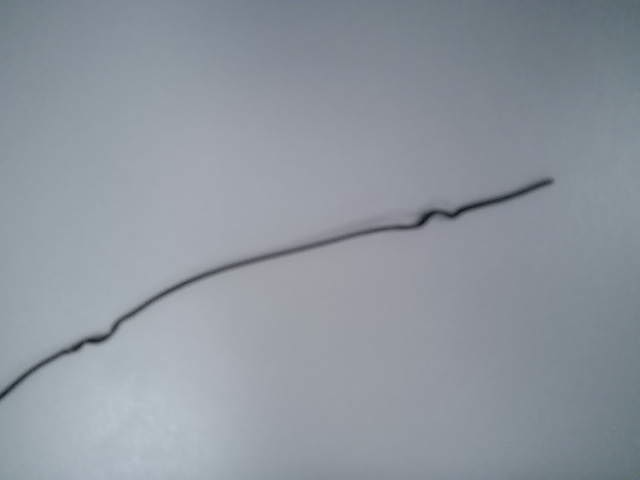
#> input picture test_image_dark_corners.png, 640 x 480 px
$ python test_line_tracker.py
#> lines starting #> are read from the running program, lines starting #| are printed output that depends on the picture; after the words box and inside, x2 and y2 are one past the last pixel; in counts of white or black regions, pixels touching at a corner belong together
### LineTracker.py
import os

os.environ["OPENCV_VIDEOIO_MSMF_ENABLE_HW_TRANSFORMS"] = "0"

import cv2
import numpy as np
from skimage.morphology import skeletonize


def track_line(frame, blur=5, max_threshold=120, min_thinness=100, max_line_width=21):

    gray = cv2.cvtColor(frame, cv2.COLOR_BGR2GRAY) if frame.ndim == 3 else frame
    if blur:
        gray = cv2.GaussianBlur(gray, (blur, blur), 0)

    # Black line on white background -> invert so the line becomes 255.
    # Otsu picks the threshold, but never above max_threshold, so light gray background is not counted as line.
    otsu, _ = cv2.threshold(gray, 0, 255, cv2.THRESH_BINARY + cv2.THRESH_OTSU)
    _, mask = cv2.threshold(gray, min(otsu, max_threshold), 255, cv2.THRESH_BINARY_INV)

    # Close small gaps in the line. No opening: it cuts the line at thin spots, and specks are ignored below anyway
    mask = cv2.morphologyEx(mask, cv2.MORPH_CLOSE, np.ones((5, 5), np.uint8))

    # Remove dark areas wider than the line (shadows, dark corners), so they cannot merge with the line.
    # An opening wider than the line erases the line but keeps the wide areas; subtract those (slightly grown).
    wide = cv2.morphologyEx(mask, cv2.MORPH_OPEN, np.ones((max_line_width, max_line_width), np.uint8))
    mask = mask & ~cv2.dilate(wide, np.ones((5, 5), np.uint8))

    contours, _ = cv2.findContours(mask, cv2.RETR_EXTERNAL, cv2.CHAIN_APPROX_NONE)

    # Keep only long, thin shapes (perimeter^2 / area: circle ~13, line >> 100) and pick the longest
    lines = [c for c in contours if cv2.arcLength(c, True) ** 2 / max(cv2.contourArea(c), 1) > min_thinness]
    if not lines:
        return np.zeros_like(mask)
    biggest_line = max(lines, key=lambda c: cv2.arcLength(c, True))

    #Skeletonize to collapse into a single 1D image
    filled = cv2.drawContours(np.zeros_like(mask), [biggest_line], -1, 255, -1) & mask
    skel = skeletonize(filled > 0).astype(np.uint8) * 255


    return skel


# [12 lines that do not run on import are left out]

### test_line_tracker.py
"""Check that track_line finds a black line on a white and light gray background, and ignores the gray."""
import cv2
import numpy as np

from LineTracker import track_line


def make_scene(gray_level=170, line_level=30):
    """White image with a large light gray area and a curvy black line crossing both."""
    img = np.full((480, 640, 3), 235, np.uint8)
    img[:, 320:] = gray_level
    pts = np.array([[60 + 520 * t, 240 + 120 * np.sin(6 * t)] for t in np.linspace(0, 1, 300)], np.int32)
    cv2.polylines(img, [pts], False, (line_level,) * 3, 6)
    line = np.zeros(img.shape[:2], np.uint8)
    cv2.polylines(line, [pts], False, 1, 6)
    return img, line


if __name__ == "__main__":
    cv2.imshow = lambda *args: None  # track_line shows debug windows; not needed here
    for max_threshold in (255, 120):  # 255 = plain Otsu, 120 = default
        for gray_level in (140, 170, 200, 235):  # 235 = no gray area, only white
            img, line = make_scene(gray_level)
            img = cv2.add(img, np.random.default_rng(0).integers(0, 12, img.shape, dtype=np.uint8))  # sensor noise
            skel = track_line(img, max_threshold=max_threshold) > 0
            on_line = (skel & (line > 0)).sum() / skel.sum() if skel.any() else 0
            span = np.ptp(np.nonzero(skel)[1]) if skel.any() else 0
            print(f"max_threshold {max_threshold}, gray background {gray_level}: "
                  f"{on_line:.0%} of skeleton on the line, spans {span} of 520 px")

    # Real camera photo: blurry gray line, darker corners that are bigger in area than the line
    skel = track_line(cv2.imread("test_image_dark_corners.png")) > 0
#> in track_line, frame is the input picture: shape (480, 640, 3); mean B, G, R 159.1, 150.1, 143.1
#> in track_line (call 9), `otsu, _ = cv2.threshold(gray, 0, 255, cv2.THRESH_BINARY + cv2.THRESH_O..`: otsu = 148
#> in track_line (call 9), `_, mask = cv2.threshold(gray, min(otsu, max_threshold), 255, cv2.THRES..`: mask: shape (480, 640); 5.3% white; 9 white regions (5 under 20 px), largest, box (x1, y1, x2, y2) and area: (427, 0, 640, 67) 9424, (0, 177, 554, 401) 4437, (555, 399, 640, 480) 2317, (0, 0, 8, 6) 46
#> in track_line (call 9), `mask = cv2.morphologyEx(mask, cv2.MORPH_CLOSE, np.ones((5, 5), np.uint..`: mask: shape (480, 640); 5.3% white; 8 white regions (4 under 20 px), largest, box (x1, y1, x2, y2) and area: (427, 0, 640, 67) 9516, (0, 177, 554, 401) 4441, (555, 399, 640, 480) 2361, (0, 0, 8, 6) 46
#> in track_line (call 9), `wide = cv2.morphologyEx(mask, cv2.MORPH_OPEN, np.ones((max_line_width,..`: wide: shape (480, 640); 3.7% white; 2 white regions, box (x1, y1, x2, y2) and area: (455, 0, 640, 62) 9105, (580, 409, 640, 480) 2115
#> in track_line (call 9), `mask = mask & ~cv2.dilate(wide, np.ones((5, 5), np.uint8))`:
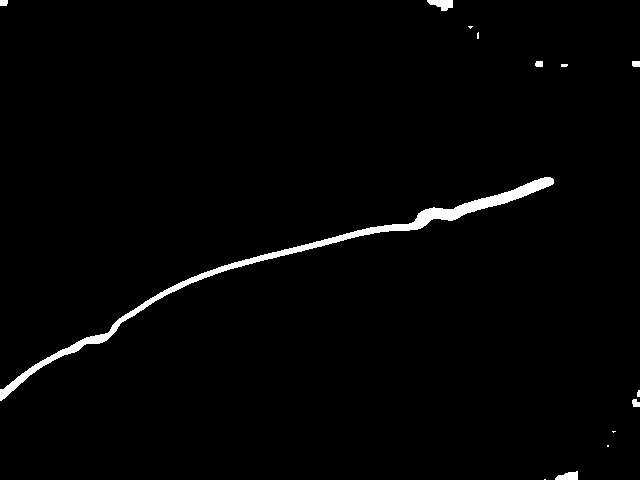
#> mask: shape (480, 640); 1.6% white; 14 white regions (6 under 20 px)
#> in track_line (call 9), `contours, _ = cv2.findContours(mask, cv2.RETR_EXTERNAL, cv2.CHAIN_APPR..`: contours = 14 contours, 7 with area under 20; largest, box (x1, y1, x2, y2) and area: (0, 177, 554, 401) 3874, (427, 0, 453, 11) 157, (555, 471, 578, 480) 120, (632, 399, 640, 407) 38, (632, 61, 640, 67) 34, (0, 0, 8, 6) 34, (535, 61, 543, 67) 33
#> in track_line (call 9), `lines = [c for c in contours if cv2.arcLength(c, True) ** 2 / max(cv2...`: lines = 1 contour; box (x1, y1, x2, y2) and area: (0, 177, 554, 401) 3874
#> in track_line (call 9), `biggest_line = max(lines, key=lambda c: cv2.arcLength(c, True))`: biggest_line = contour of 1131 points, box (x1, y1, x2, y2) (0, 177, 554, 401), area 3874
#> in track_line (call 9), `filled = cv2.drawContours(np.zeros_like(mask), [biggest_line], -1, 255..`: filled: shape (480, 640); 1.4% white; 1 white region, box (x1, y1, x2, y2) and area: (0, 177, 554, 401) 4441
#> in track_line (call 9), `skel = skeletonize(filled > 0).astype(np.uint8) * 255`:
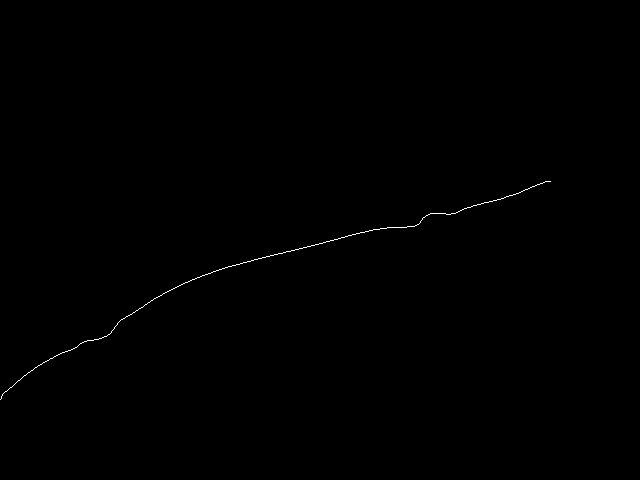
#> skel: shape (480, 640); 0.18% white in thin lines or dots, all inside (x1, y1, x2, y2) = (0, 181, 551, 400)
    ys, xs = np.nonzero(skel)
#> ys = 559 values from 181 to 399; xs = 559 values, max 550 at index 5, min 0 at index 558, mean 273.2
    print(f"dark-corners photo: skeleton spans x {xs.min()}-{xs.max()} (line runs ~0-550), "
          f"{skel[:70, 430:].sum()} px in the dark top-right corner (should be 0)")
#| dark-corners photo: skeleton spans x 0-550 (line runs ~0-550), 0 px in the dark top-right corner (should be 0)

    # Real camera photo: line has a thin spot near the bottom-left end, which morphological opening used to cut off
    skel = track_line(cv2.imread("test_image_thin_spot.png")) > 0
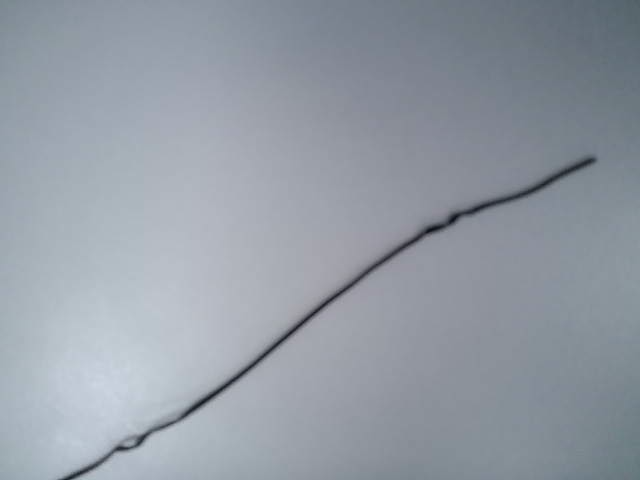
#> input picture test_image_thin_spot.png, 640 x 480 px
#> in track_line, frame is the input picture: shape (480, 640, 3); mean B, G, R 165.3, 155.5, 148.1
#> in track_line (call 10), `otsu, _ = cv2.threshold(gray, 0, 255, cv2.THRESH_BINARY + cv2.THRESH_O..`: otsu = 156
#> in track_line (call 10), `_, mask = cv2.threshold(gray, min(otsu, max_threshold), 255, cv2.THRES..`: mask: shape (480, 640); 6.6% white; 8 white regions (3 under 20 px), largest, box (x1, y1, x2, y2) and area: (432, 0, 640, 128) 14568, (61, 153, 599, 480) 5099, (605, 451, 640, 480) 522, (632, 442, 640, 446) 30, (421, 0, 424, 7) 21
#> in track_line (call 10), `mask = cv2.morphologyEx(mask, cv2.MORPH_CLOSE, np.ones((5, 5), np.uint..`: mask: shape (480, 640); 6.6% white; 7 white regions (2 under 20 px), largest, box (x1, y1, x2, y2) and area: (432, 0, 640, 128) 14700, (61, 153, 599, 480) 5104, (605, 451, 640, 480) 524, (632, 442, 640, 446) 30, (421, 0, 424, 7) 21
#> in track_line (call 10), `wide = cv2.morphologyEx(mask, cv2.MORPH_OPEN, np.ones((max_line_width,..`: wide: shape (480, 640); 4.9% white; 2 white regions, box (x1, y1, x2, y2) and area: (434, 0, 640, 122) 14578, (615, 461, 640, 480) 420
#> in track_line (call 10), `mask = mask & ~cv2.dilate(wide, np.ones((5, 5), np.uint8))`:
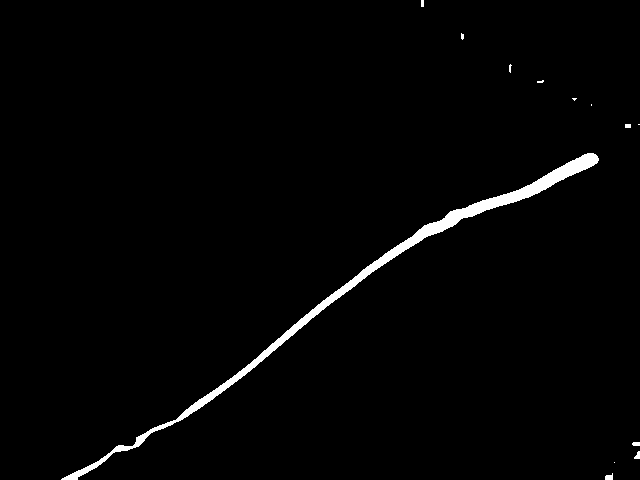
#> mask: shape (480, 640); 1.7% white; 13 white regions (7 under 20 px)
#> in track_line (call 10), `contours, _ = cv2.findContours(mask, cv2.RETR_EXTERNAL, cv2.CHAIN_APPR..`: contours = 13 contours, 9 with area under 20; largest, box (x1, y1, x2, y2) and area: (61, 153, 599, 480) 4560, (605, 473, 613, 480) 28, (634, 451, 640, 459) 21, (632, 442, 640, 446) 20
#> in track_line (call 10), `lines = [c for c in contours if cv2.arcLength(c, True) ** 2 / max(cv2...`: lines = 1 contour; box (x1, y1, x2, y2) and area: (61, 153, 599, 480) 4560
#> in track_line (call 10), `biggest_line = max(lines, key=lambda c: cv2.arcLength(c, True))`: biggest_line = contour of 1087 points, box (x1, y1, x2, y2) (61, 153, 599, 480), area 4560
#> in track_line (call 10), `filled = cv2.drawContours(np.zeros_like(mask), [biggest_line], -1, 255..`: filled: shape (480, 640); 1.7% white; 1 white region, box (x1, y1, x2, y2) and area: (61, 153, 599, 480) 5104
#> in track_line (call 10), `skel = skeletonize(filled > 0).astype(np.uint8) * 255`:
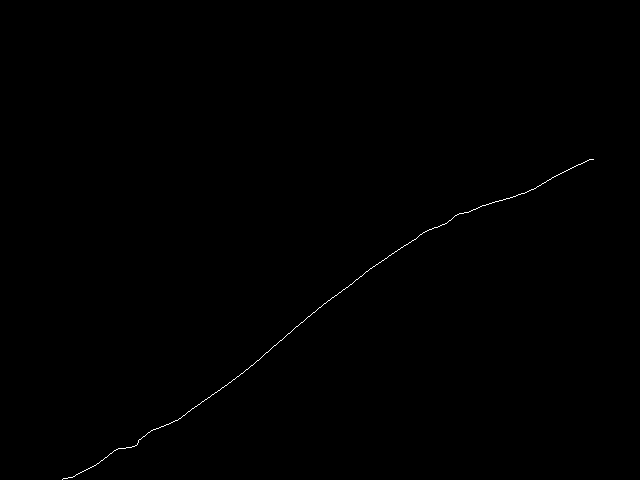
#> skel: shape (480, 640); 0.17% white in thin lines or dots, all inside (x1, y1, x2, y2) = (62, 159, 594, 480)
    xs = np.nonzero(skel)[1]
#> xs = 535 values, max 593 at index 4, min 62 at index 534, mean 326.4
    print(f"thin-spot photo: skeleton spans x {xs.min()}-{xs.max()} (line runs ~60-595)")
#| thin-spot photo: skeleton spans x 62-593 (line runs ~60-595)

    # Same photo with the top-right corner darkened until it touches the end of the line
    img = cv2.imread("test_image_thin_spot.png")
    yy, xx = np.mgrid[:480, :640]
    shade = np.clip((250 - np.hypot(xx - 640, yy)) / 150, 0, 1)[..., None]  # dark within ~190 px of the corner
    img = (img * (1 - 0.5 * shade)).astype(np.uint8)
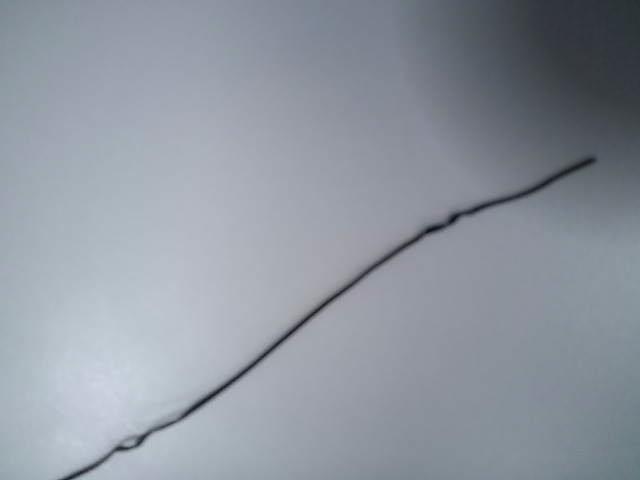
#> img: shape (480, 640, 3); mean B, G, R 159.8, 150.4, 143.4
    skel = track_line(img) > 0
#> in track_line (call 11), `otsu, _ = cv2.threshold(gray, 0, 255, cv2.THRESH_BINARY + cv2.THRESH_O..`: otsu = 122
#> in track_line (call 11), `_, mask = cv2.threshold(gray, min(otsu, max_threshold), 255, cv2.THRES..`: mask: shape (480, 640); 13.9% white; 4 white regions (1 under 20 px), largest, box (x1, y1, x2, y2) and area: (61, 0, 640, 480) 42221, (605, 451, 640, 480) 522, (632, 442, 640, 446) 30
#> in track_line (call 11), `mask = cv2.morphologyEx(mask, cv2.MORPH_CLOSE, np.ones((5, 5), np.uint..`: mask: shape (480, 640); 13.9% white; 4 white regions (1 under 20 px), largest, box (x1, y1, x2, y2) and area: (61, 0, 640, 480) 42243, (605, 451, 640, 480) 524, (632, 442, 640, 446) 30
#> in track_line (call 11), `wide = cv2.morphologyEx(mask, cv2.MORPH_OPEN, np.ones((max_line_width,..`: wide: shape (480, 640); 12.5% white; 2 white regions, box (x1, y1, x2, y2) and area: (398, 0, 640, 207) 38085, (615, 461, 640, 480) 420
#> in track_line (call 11), `mask = mask & ~cv2.dilate(wide, np.ones((5, 5), np.uint8))`:
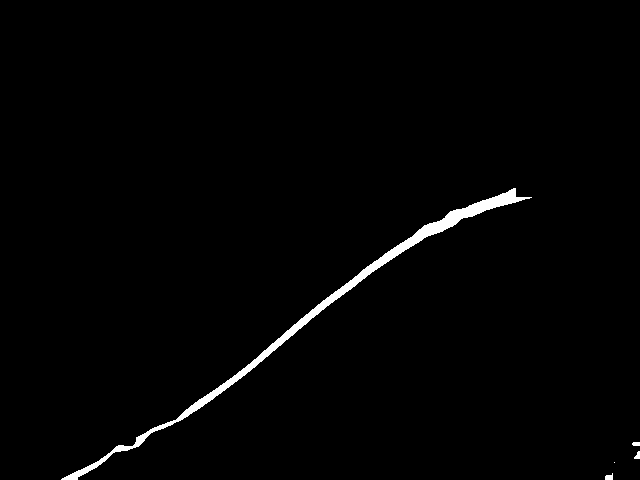
#> mask: shape (480, 640); 1.4% white; 5 white regions (1 under 20 px)
#> in track_line (call 11), `contours, _ = cv2.findContours(mask, cv2.RETR_EXTERNAL, cv2.CHAIN_APPR..`: contours = 5 contours, 1 with area under 20; largest, box (x1, y1, x2, y2) and area: (61, 188, 532, 480) 3596, (605, 473, 613, 480) 28, (634, 451, 640, 459) 21, (632, 442, 640, 446) 20
#> in track_line (call 11), `lines = [c for c in contours if cv2.arcLength(c, True) ** 2 / max(cv2...`: lines = 1 contour; box (x1, y1, x2, y2) and area: (61, 188, 532, 480) 3596
#> in track_line (call 11), `biggest_line = max(lines, key=lambda c: cv2.arcLength(c, True))`: biggest_line = contour of 957 points, box (x1, y1, x2, y2) (61, 188, 532, 480), area 3596
#> in track_line (call 11), `filled = cv2.drawContours(np.zeros_like(mask), [biggest_line], -1, 255..`: filled: shape (480, 640); 1.3% white; 1 white region, box (x1, y1, x2, y2) and area: (61, 188, 532, 480) 4075
#> in track_line (call 11), `skel = skeletonize(filled > 0).astype(np.uint8) * 255`: skel: shape (480, 640); 0.16% white in thin lines or dots, all inside (x1, y1, x2, y2) = (62, 190, 532, 480)
    xs = np.nonzero(skel)[1]
#> xs = 480 values, max 531 at index 17, min 62 at index 479, mean 298.7
    print(f"dark corner touching the line: skeleton spans x {xs.min()}-{xs.max()} (line runs ~60-595), "
          f"{skel[:120, 600:].sum()} px in the corner beyond the line end (should be 0)")
#| dark corner touching the line: skeleton spans x 62-531 (line runs ~60-595), 0 px in the corner beyond the line end (should be 0)
